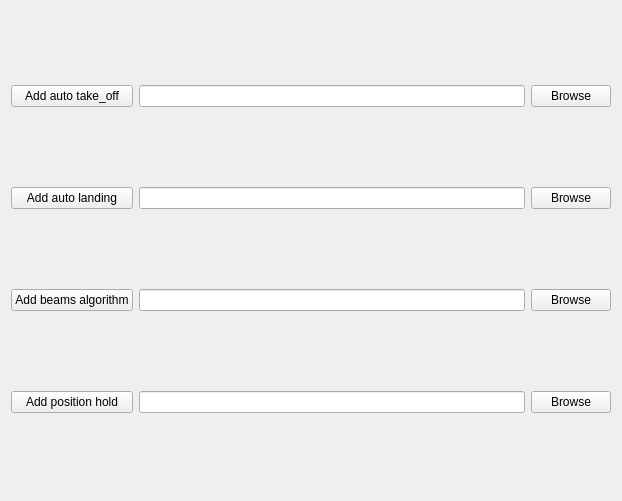
                    <widget class="QWidget" name="scrollAreaWidgetContents">
                     <property name="geometry">
                      <rect>
                       <x>0</x>
                       <y>0</y>
                       <width>622</width>
                       <height>501</height>
                      </rect>
                     </property>
                     <layout class="QHBoxLayout" name="horizontalLayout_3">
                      <item>
                       <layout class="QGridLayout" name="gridLayout">
                        <item row="0" column="2">
                         <widget class="QPushButton" name="BrowseTeakeOff">
                          <property name="text">
                           <string>Browse</string>
                          </property>
                         </widget>
                        </item>
                        <item row="1" column="1">
                         <widget class="QLineEdit" name="LandingDir"/>
                        </item>
                        <item row="2" column="2">
                         <widget class="QPushButton" name="BrowseBeams">
                          <property name="text">
                           <string>Browse</string>
                          </property>
                         </widget>
                        </item>
                        <item row="1" column="0">
                         <widget class="QPushButton" name="AddLanding">
                          <property name="text">
                           <string>Add auto landing</string>
                          </property>
                         </widget>
                        </item>
                        <item row="2" column="1">
                         <widget class="QLineEdit" name="BeamsAlgDir"/>
                        </item>
                        <item row="0" column="1">
                         <widget class="QLineEdit" name="TakeOffDir"/>
                        </item>
                        <item row="1" column="2">
                         <widget class="QPushButton" name="BrowseLanding">
                          <property name="text">
                           <string>Browse</string>
                          </property>
                         </widget>
                        </item>
                        <item row="0" column="0">
                         <widget class="QPushButton" name="AddTakeOff">
                          <property name="text">
                           <string>Add auto take_off</string>
                          </property>
                         </widget>
                        </item>
                        <item row="2" column="0">
                         <widget class="QPushButton" name="AddBeams">
                          <property name="text">
                           <string>Add beams algorithm</string>
                          </property>
                         </widget>
                        </item>
                        <item row="3" column="0">
                         <widget class="QPushButton" name="AddPositionHold">
                          <property name="text">
                           <string>Add position hold</string>
                          </property>
                         </widget>
                        </item>
                        <item row="3" column="1">
                         <widget class="QLineEdit" name="PositionHoldDir"/>
                        </item>
                        <item row="3" column="2">
                         <widget class="QPushButton" name="PositionHoldBrowse">
                          <property name="text">
                           <string>Browse</string>
                          </property>
                         </widget>
                        </item>
                       </layout>
                      </item>
                     </layout>
                    </widget>
